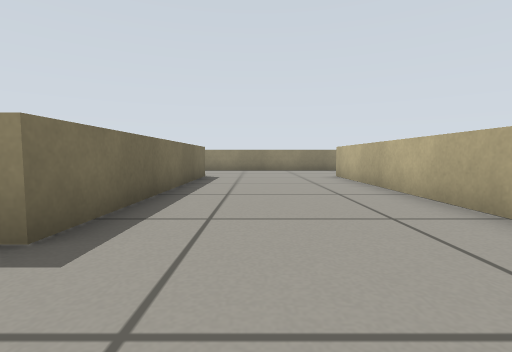
[1] (above)

22 first-person views from a walk through a robot-simulator world made for Gazebo. The camera is 0.34 m above the floor, tilts 4° down and sees 85° across. The floor is counted in squares, 0.5 m on a side. Each view is taken from the middle of a square. On the plan, view 1 faces up. The plan holds only what a view shows up to about 9 squares ahead; the rest is blank. Robots are left out.

[2]
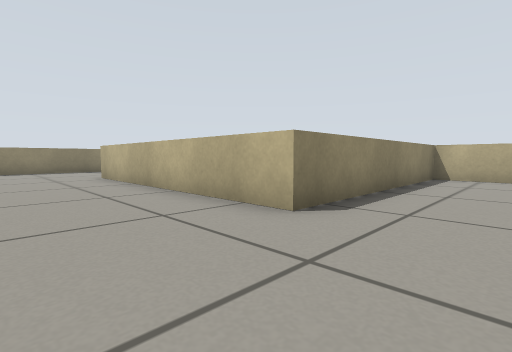

[3]
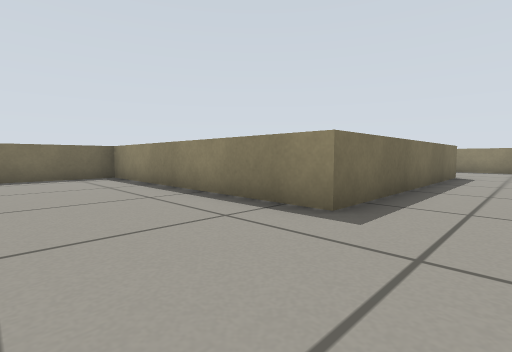

[4]
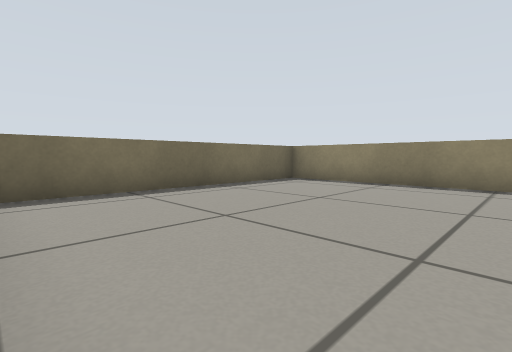

[5]
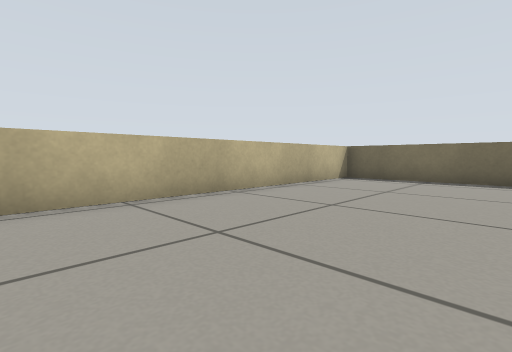

[6]
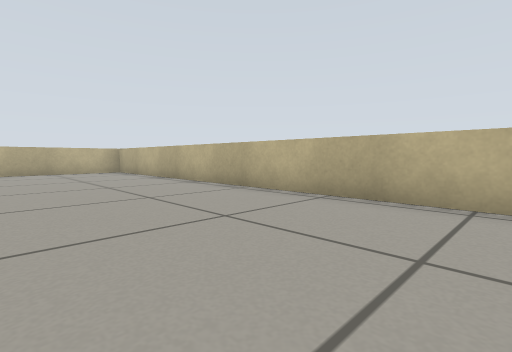

[7]
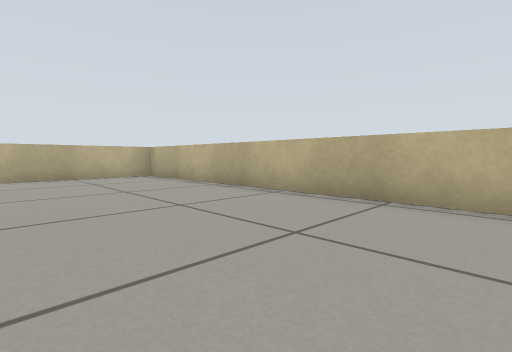

[8]
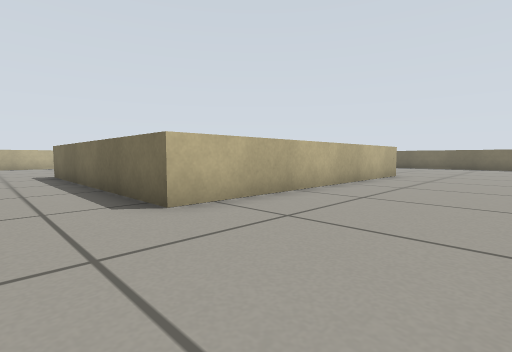

[9]
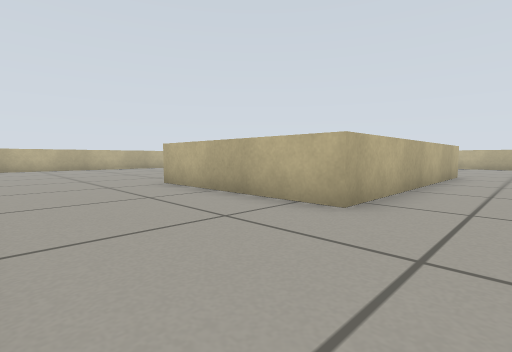

[10]
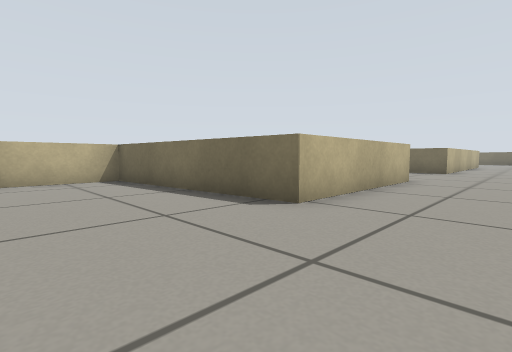

[11]
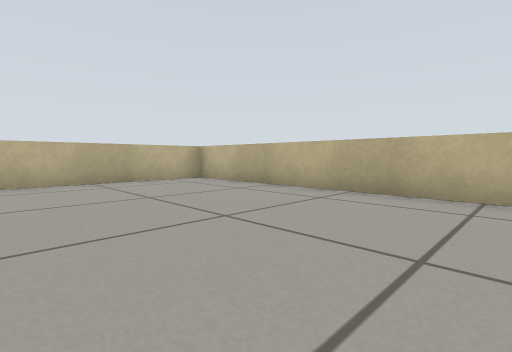

[12]
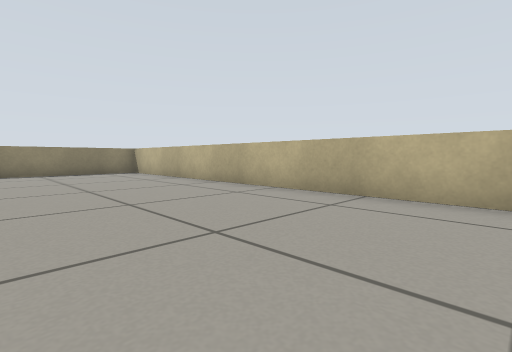

[13]
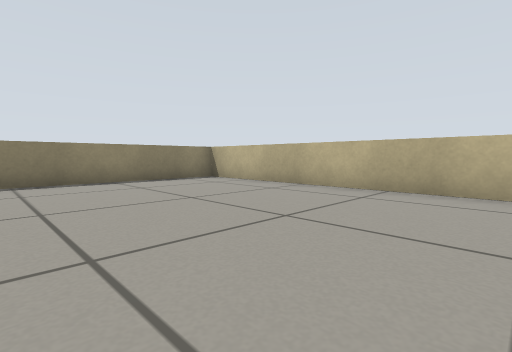

[14]
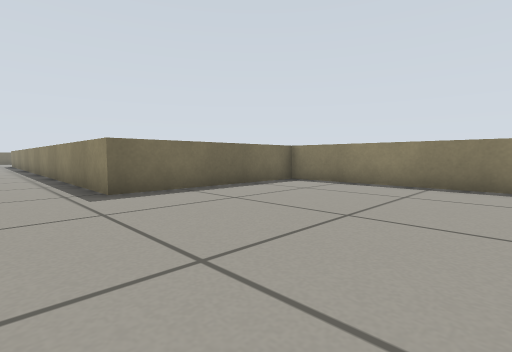

[15]
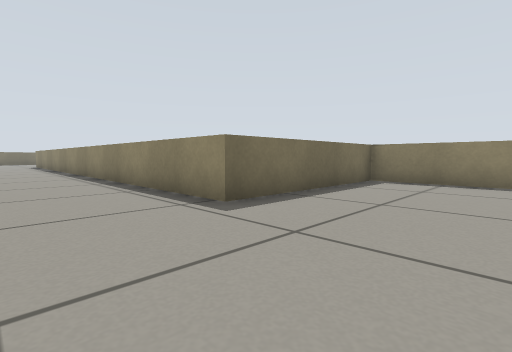

[16]
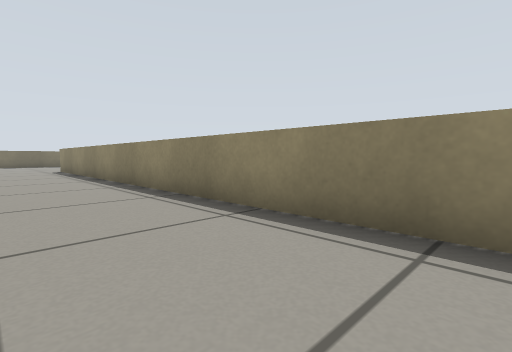

[17]
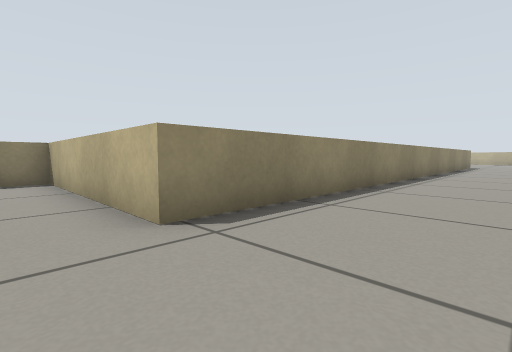

[18]
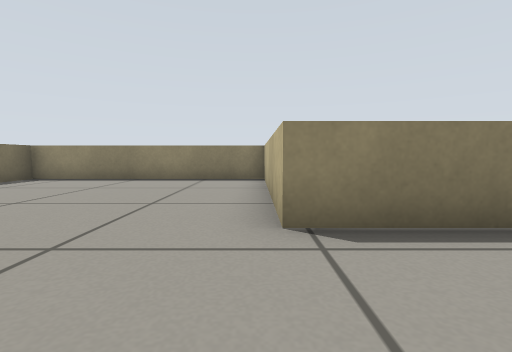

[19]
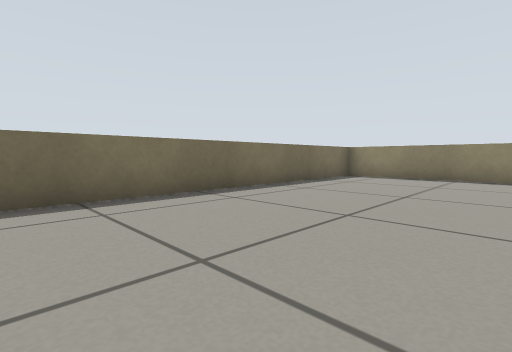

[20]
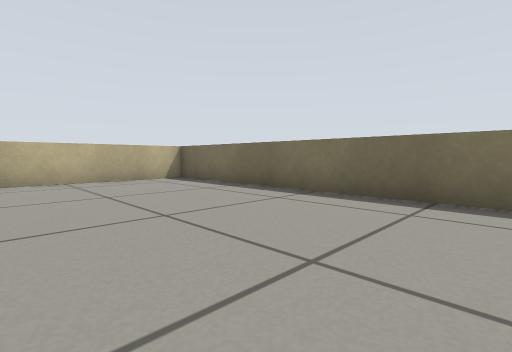

[21]
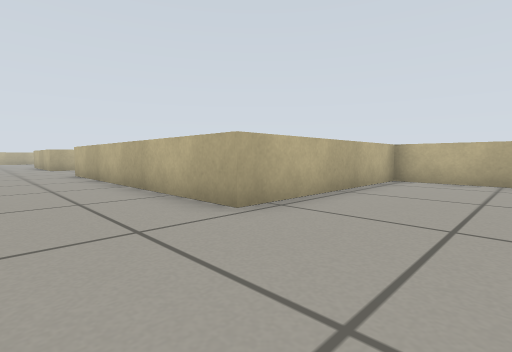

[22]
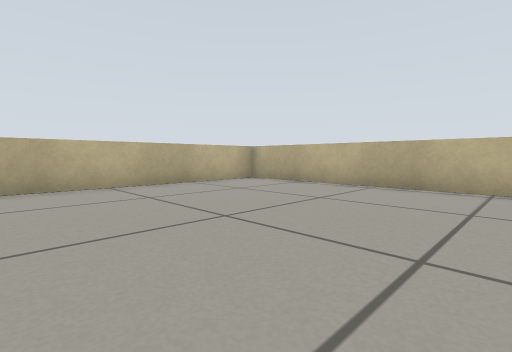

### Floor plan
Points are (right, up) in squares from view 1. A wall is a line through its corners. A room is listed if a view was taken in it or the views show most of it. See-through windows are left out.
Room 1 (views 1, 2, 3, 4, 5, 6, 7, 8, 9, 10, 11, 12, 13, 14, 15, 16, 17, 18, 19, 20, 21, 22)
walls: (8.1, 3.9) (16.7, 3.9) (16.7, 18.1); (16, 18.8) (7.8, 18.8) (7.8, 13.6) (-10.7, 13.6) (-10.7, 19.3) (-17.6, 19.3) (-17.6, 3.9) (-10.3, 3.9) (-10.3, 9.6) (-1.7, 9.6) (-1.7, 2.1) (-9.4, 2.1) (-9.4, -5.3) (9.4, -5.3) (9.4, 2.1) (2.8, 2.1) (2.8, 9.6) (7.8, 9.6) (7.8, 3.9)

Positions as (right, up) in squares from view 1, and headings:
1: (0, 0), facing up
2: (0, 0), facing up-right
3: (0, -1), facing up-left
4: (-4, -5), facing up-left
5: (-1, -1), facing down-left
6: (-3, -1), facing down-right
7: (0, -1), facing down-right
8: (0, 13), facing down-left
9: (1, 13), facing down-right
10: (11, 12), facing down-left
11: (9, 9), facing down-right
12: (12, 7), facing up-right
13: (11, 11), facing up-right
14: (13, 12), facing up-left
15: (11, 11), facing up-left
16: (4, 11), facing up-left
17: (-12, 11), facing up-right
18: (-11, 11), facing up
19: (-13, 10), facing up-left
20: (-13, 12), facing down-left
21: (-13, 12), facing down-right
22: (3, 1), facing down-right
